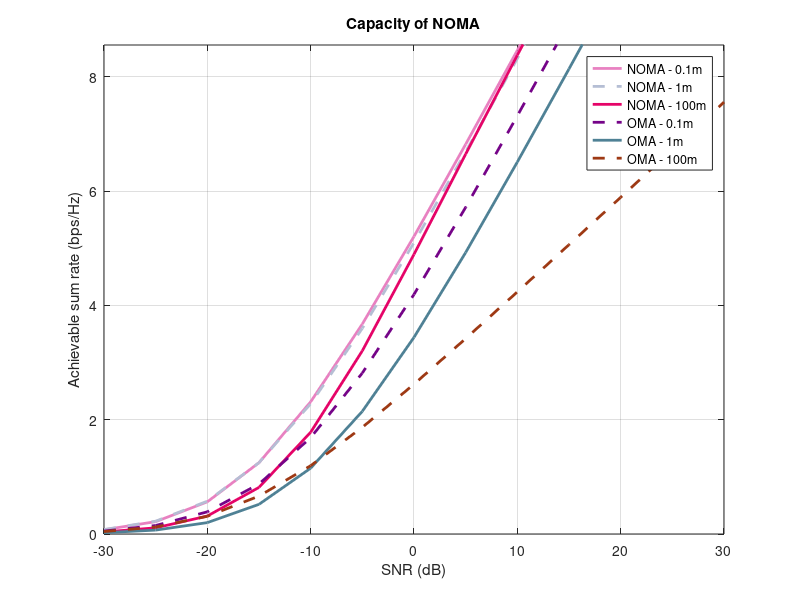

Recreate this plot in MATLAB.
clc; 
clear variables; 
close all;

%transmit power range
Pt = -114:5:-54;	%in dB
pt = db2pow(Pt);	%in linear scale

N = 10^4;
dgap = [0.1,1,100]; %in meters

for i = 1:3 %dgap values loop 
d2 = 2;      %near user %Distance of users
d1 = d2+dgap(i); %far user
eta = 4;                    %Path loss exponent

%Rayleigh fading coefficients of both users
h1 = (sqrt(d1^-eta))*(randn(N,1) + 1i*randn(N,1))/sqrt(2); %far
h2 = (sqrt(d2^-eta))*(randn(N,1) + 1i*randn(N,1))/sqrt(2); %near

%Channel gains
g1 = (abs(h1)).^2;
g2 = (abs(h2)).^2;

BW = 10^9; %bandwidth
No = -174 + 10*log10(BW);
no = (10^-3)*db2pow(No);

%Pt = 0:2:40;                %Transmit power in dBm
%pt = (10^-3)*10.^(Pt/10);   %Transmit power in linear scale
%BW = 10^6;                  %System bandwidth
%No = -174 + 10*log10(BW);   %Noise power (dBm)
%no = (10^-3)*10.^(No/10);   %Noise power (linear scale)

%Power allocation coefficients
a1 = 0.75; 
a2 = 1-a1; 
%a3 = 1-(a1+a2);

C_noma = zeros(1,length(pt));
C_oma = zeros(1,length(pt));
SINR_noma = zeros(1,length(pt));
SINR_oma = zeros(1,length(pt));

for u = 1:length(pt)
    
    %IMPROVED FAIR PA%
    %a1 = epsilon*(no + pt*g1)./(pt*g1*(1+epsilon));
    %a1(a1>1) = 0;
    %a2 = 1 - a1;
     
    %capacity
    %NOMA capacity calculation
    C_noma_1 = log2(1 + pt(u)*a1.*g1./(pt(u)*a2.*g1+no)); %far user                  
    C_noma_2 = log2(1 + pt(u)*a2.*g2/no); %near user  
    
    
    %gamma_far(u) = mean(C_noma_2);
    C_noma_sum(u) = mean(C_noma_1 + C_noma_2);  %Sum capacity of NOMA

    %OMA capacity calculation
    C_oma_1 = (1/2)*log2(1 + pt(u)*g1/no);    %User 1
    C_oma_2 = (1/2)*log2(1 + pt(u)*g2/no);    %User 2
    
    C_oma_sum(u) = mean(C_oma_1 + C_oma_2); %Sum capacity of OMA
    
    
    %Recieved SINR
    %NOMA recieved SINR
    
    SINR_noma_1 = pt(u)*a1.*g1./(pt(u)*a2.*g1+no); %far user 
    SINR_noma_2 = pt(u)*a2.*g2/no; %near user
    
    %OMA Recieved SNR
    
    SINR_oma_1 = pt(u)*g1/no;
    SINR_oma_2 = pt(u)*g2/no;
    
    %Outage Probability
    %NOMA 
    
    
    
end

SNR = Pt - No;
figure (1);

plot(SNR,C_noma_sum,'color',rand(1,3),'linewidth',2); hold on; grid on;
plot(SNR,C_oma_sum,'--','color',rand(1,3),'linewidth',2);
xlabel('SNR (dB)');
ylabel('Achievable sum rate (bps/Hz)');


legend('NOMA - 0.1m', 'NOMA - 1m','NOMA - 100m','OMA - 0.1m', 'OMA - 1m','OMA - 100m');
title('Capacity of NOMA');
ylim([0 max(C_noma_sum)+1]);
ylim([0 max(C_oma_sum)+1]);
hold on ;

end
